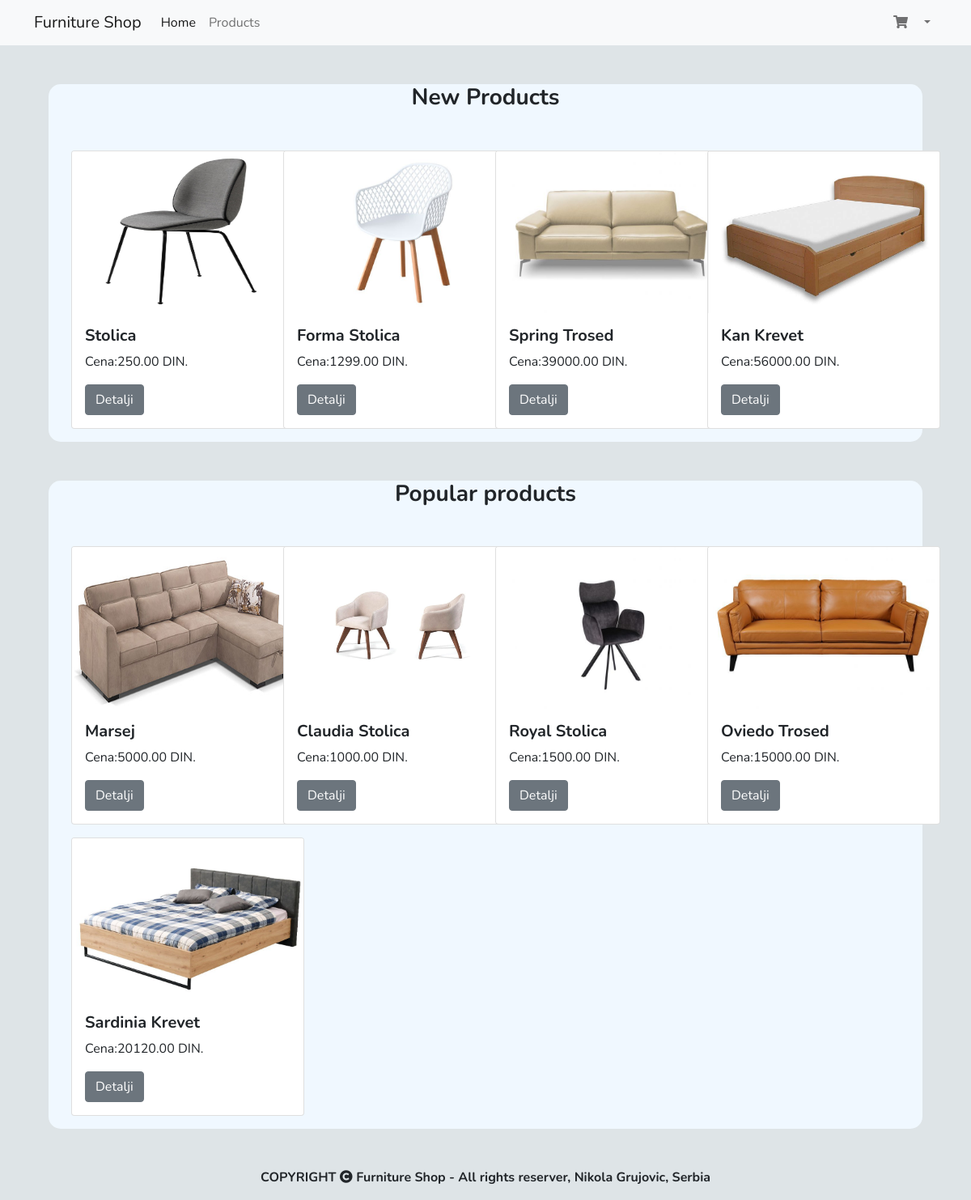
Page /FurnitureStore/index.php on the committed database.
### tables this page shows
CREATE TABLE `product` (
  `productID` int(11) NOT NULL,
  `prod_images` text NOT NULL,
  `prod_proizID` int(100) NOT NULL,
  `cena` float NOT NULL,
  `kolicina` int(11) NOT NULL,
  `naziv` varchar(50) NOT NULL,
  `opis` varchar(500) DEFAULT NULL,
  `tip` varchar(25) NOT NULL,
  `kategorija` varchar(50) NOT NULL,
  `cr_proizvod` timestamp NOT NULL DEFAULT current_timestamp() ON UPDATE current_timestamp()
);

### FurnitureStore/index.php (the view, shortened to what this page needs)
<?php
include_once 'templates/headerUser.php';
?>
<?php
$mysqli = new mysqli('localhost','root','','grujovic');
 $sqlData = $mysqli->query("SELECT * FROM users WHERE name ='".$_SESSION['users']."'");
 $finalResult = $sqlData->fetch_assoc();
?>
<nav class="navbar navbar-expand-lg navbar-light bg-light">
        <div class="container">
            <a class="navbar-brand" >Furniture Shop</a>
            <div class="collapse navbar-collapse" id="navbarSupportedContent">
                <ul class="navbar-nav me-auto mb-2 mb-lg-0">
                    <li class="nav-item">
                    <a class="nav-link active" aria-current="page" href="index.php">Home</a>
                    </li>
                    <li class="nav-item">
                    <a class="nav-link" href="proizvodi.php">Products</a>
                    </li>
                </ul>
                <ul class="navbar-nav ml-auto">
                    <li class="nav-item dropdown">
                    <a class="nav-link dropdown"  id="cartBtn" role="button"  aria-expanded="false" data-bs-toggle="modal" data-bs-target="#modalKorpa">
                    <i class="fas fa-shopping-cart"></i>
                    </a>
                    </li>
                    <?php
                    echo '<li class="nav-item dropdown">
                    <a class="nav-link dropdown-toggle" href="#" id="navbarDropdown" role="button" data-bs-toggle="dropdown" aria-expanded="false">
                        '.$finalResult['name'].'
                    </a>
                    <ul class="dropdown-menu" aria-labelledby="navbarDropdown">
                        <li><a class="dropdown-item" href="../index.php"><i class="fas fa-sign-out-alt"></i>Log out</a></li>
                    </ul>
                    </li>'
                    ?>
                </ul>
            </div>
        </div>
</nav>
<div class="wrapperPopular">
    <div class="container mt-5 text-center">
        <h3 style="font-size 30px;"><strong>New Products</strong></h3>
    </div>
    <div class="container mt-5">
        <div class="row">
            <?php
            $new = $mysqli->query("SELECT * FROM product WHERE tip ='New'");
            while($proizvod = $new->fetch_assoc()):
            ?>
            <div class="col-sm-3 mb-3">
                <div class="card" style="width: 18rem;">
                    <img src="../AdminPage/images/<?php echo $proizvod['prod_images']?>" height="200px" class="card-img-top" alt="<?php echo $proizvod['naziv']?>">
                    <div class="card-body">
                        <h5 class="card-title" style="font-weight:bold;"><?php echo $proizvod['naziv']?></h5>
                        <p class="card-text">Cena:<?php echo $proizvod['cena']?>.00 DIN.</p>
                        <a href="productPage.php?id=<?php echo base64_encode($proizvod['productID'])?>" class="btn btn-secondary">Detalji</a>
                    </div>
                </div>
            </div>
            <?php endwhile ?>
        </div>
    </div>
</div>
<div class="wrapperPopular">
    <div class="container mt-5 text-center">
        <h3 style="font-size 30px;"><strong>Popular products</strong></h3>
    </div>
    <div class="container mt-5">
        <div class="row">
            <?php
            $popular = $mysqli->query("SELECT * FROM product WHERE tip ='Popular'");
            while($Popproizvod = $popular->fetch_assoc()):
            ?>
            <div class="col-sm-3 mb-3">
                <div class="card" style="width: 18rem;">
                    <img src="../AdminPage/images/<?php echo $Popproizvod['prod_images']?>" height="200px" class="card-img-top" alt="<?php echo $Popproizvod['naziv']?>">
                    <div class="card-body">
                        <h5 class="card-title" style="font-weight:bold;"><?php echo $Popproizvod['naziv']?></h5>
                        <p class="card-text">Cena:<?php echo $Popproizvod['cena']?>.00 DIN.</p>
                        <a href="productPage.php?id=<?php echo base64_encode($Popproizvod['productID'])?>" class="btn btn-secondary">Detalji</a>
                    </div>
                </div>
            </div>
            <?php endwhile ?>
        </div>
    </div>
</div>
<?php
include_once 'templates/footerUser.php';
?>

### FurnitureStore/templates/headerUser.php (shortened to what this page needs)
<!doctype html>
<html lang="en">
  <head>
    <link rel="stylesheet" href="css/bootstrap.css">
    <link rel="stylesheet" href="css/mystyleUserPage.css">
  </head>
  <body>

### FurnitureStore/templates/footerUser.php (shortened to what this page needs)
<div class="container text-center mt-5">
	<p class="mr-auto"><strong>COPYRIGHT <i class="fas fa-copyright"></i> Furniture Shop - All rights reserver, Nikola Grujovic, Serbia</strong></p>
</div>
</body>
</html>

### FurnitureStore/css/mystyleUserPage.css (style rules this page uses)
body { font-family: 'Nunito', sans-serif !important; background-color: #DEE4E7 !important; }
.wrapperPopular { background-color: aliceblue; max-width: 90%; margin-left: auto; margin-right: auto; padding-left: 16px; padding-right: 16px; border-radius: 15px; }

### rows in the picture
product: prod_images (picture), naziv "Stolica", cena "250"
product: prod_images (picture), naziv "Forma Stolica", cena "1299"
product: prod_images (picture), naziv "Spring Trosed", cena "39000"
product: prod_images (picture), naziv "Kan Krevet", cena "56000"
product: prod_images (picture), naziv "Marsej", cena "5000"
product: prod_images (picture), naziv "Claudia Stolica", cena "1000"
product: prod_images (picture), naziv "Royal Stolica", cena "1500"
product: prod_images (picture), naziv "Oviedo Trosed", cena "15000"
product: prod_images (picture), naziv "Sardinia Krevet", cena "20120"
